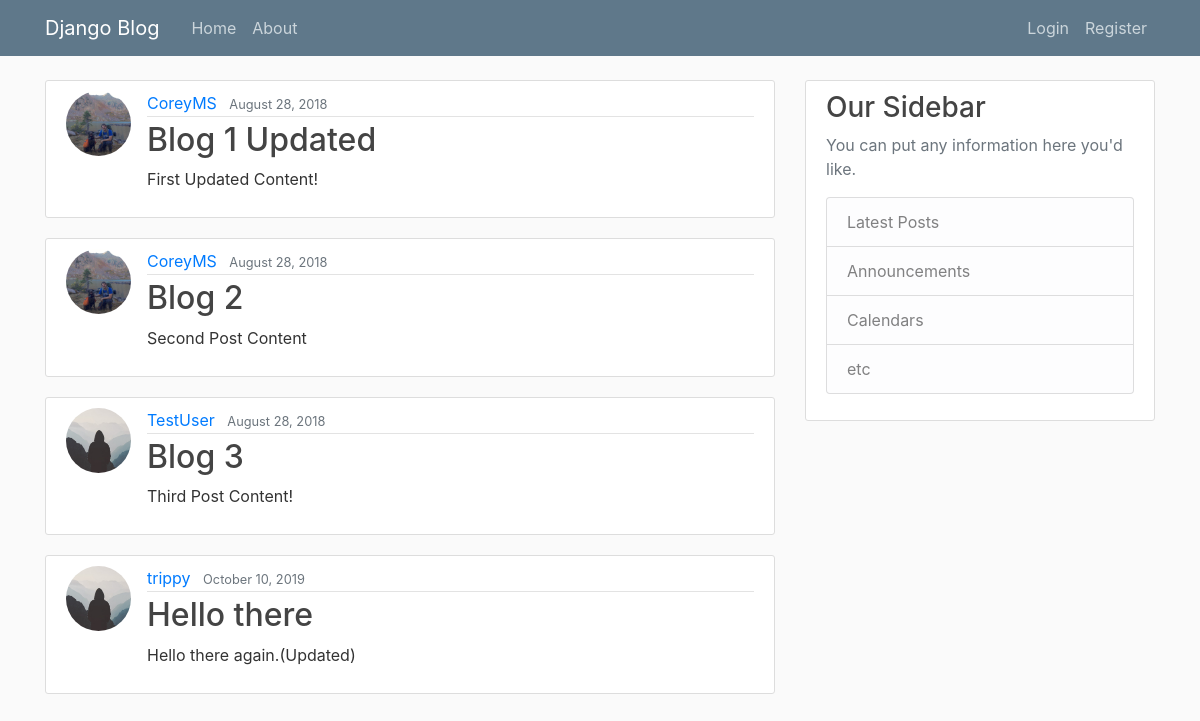
/, run on an earlier commit of the app's database.
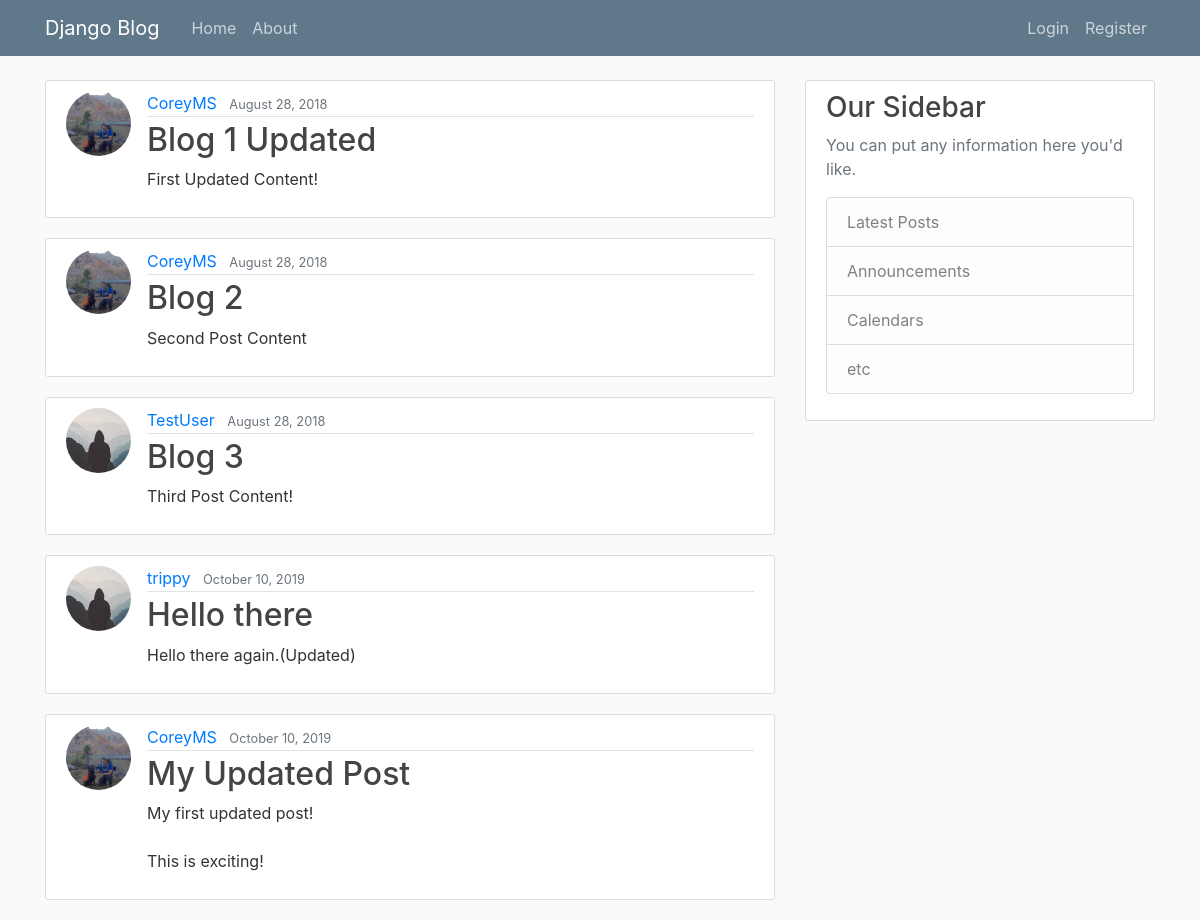
And on a later commit of the database.
### blog/models.py (models this page shows, shortened)
class Post(models.Model):
    title = models.CharField(max_length=100)
    content = models.TextField()
    date_posted = models.DateTimeField(default=timezone.now)
    author = models.ForeignKey(User, on_delete=models.CASCADE)

### users/models.py (models this page shows, shortened)
class Profile(models.Model):
    user = models.OneToOneField(User, on_delete=models.CASCADE)
    image = models.ImageField(default='default.jpg', upload_to='profile_pics')

### blog/views.py (the view)
# urls.py: path('', PostListView.as_view(), name='blog-home'),
class PostListView(ListView):
    model=Post
    template_name='blog/home.html' #<app>/<model>_<viewtype>.html
    context_object_name='posts'
    paginate_by=5

### blog/templates/blog/home.html
{% extends "blog/base.html" %}
{% block content %}
    {% for post in posts %}
        <article class="media content-section">
          <img class ="rounded-circle article-img"src="{{ post.author.profile.image.url }}">
          <div class="media-body">
            <div class="article-metadata">
              <a class="mr-2" href="#">{{ post.author }}</a>
              <small class="text-muted">{{ post.date_posted|date:"F d, Y" }}</small>
            </div>
            <h2><a class="article-title" href="{% url 'post-detail' post.id %}">{{ post.title }}</a></h2>
            <p class="article-content">{{ post.content }}</p>
          </div>
        </article>
    {% endfor %}
{% endblock content %}

What changed in the data, as far as the page shows it:
added Post: author.profile.image (picture), author "CoreyMS", date_posted "October 10, 2019", title "My Updated Post", content "My first updated post! This is exciting!"
